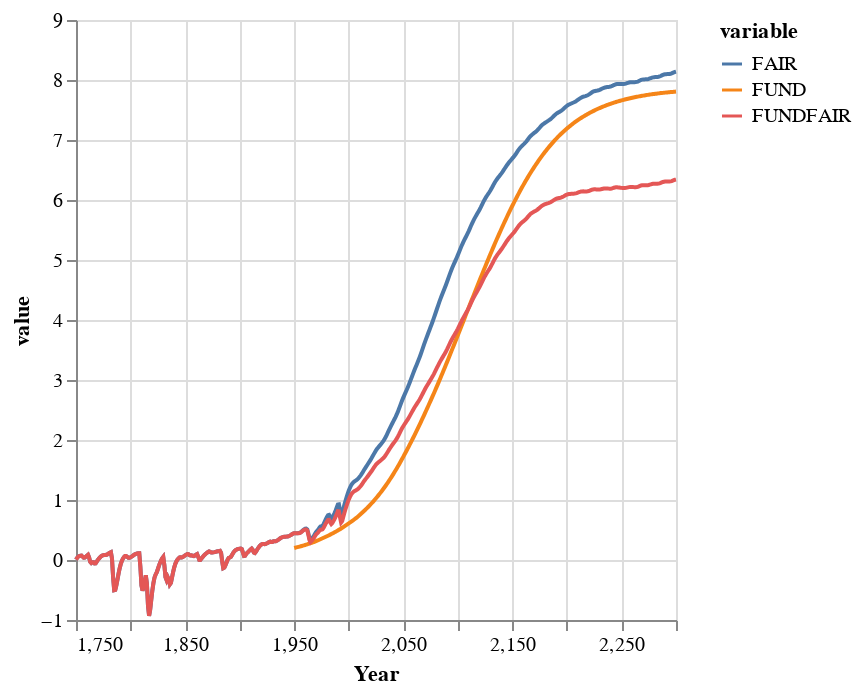

Here is the notebook cell this chart was saved with:
### Code cell
df = DataFrame(
    :Year => Mimi.time_labels(m),
    :FUND => fundvals,
    :FAIR => fairvals,
    :FUNDFAIR => fundfairvals
)

stack(df, [:FUND, :FAIR, :FUNDFAIR]) |> 

@vlplot(
    :line, 
    x = :Year,
    y = :value,
    color = :variable
)

### Figure 1 — Vega-Lite specification as saved in the notebook (floating-point values rounded to 4 significant figures; data arrays with more than 128 entries replaced by an {"elided": "..."} marker saying what was removed)
{"data": {"values": {"elided": "1653 records"}}, "encoding": {"color": {"field": "variable", "type": "nominal"}, "x": {"field": "Year", "type": "quantitative"}, "y": {"field": "value", "type": "quantitative"}}, "mark": "line"}
